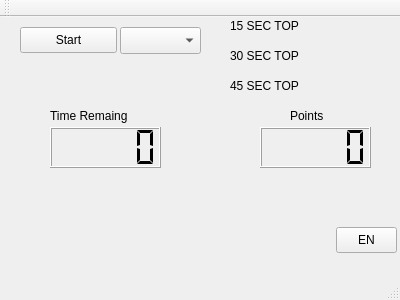
<?xml version="1.0" encoding="UTF-8"?>
<ui version="4.0">
 <class>MainWindow</class>
 <widget class="QMainWindow" name="MainWindow">
  <property name="geometry">
   <rect>
    <x>0</x>
    <y>0</y>
    <width>400</width>
    <height>300</height>
   </rect>
  </property>
  <property name="windowTitle">
   <string>MainWindow</string>
  </property>
  <widget class="QWidget" name="centralWidget">
   <widget class="QLabel" name="labelCurChar">
    <property name="geometry">
     <rect>
      <x>180</x>
      <y>160</y>
      <width>61</width>
      <height>71</height>
     </rect>
    </property>
    <property name="font">
     <font>
      <pointsize>40</pointsize>
     </font>
    </property>
    <property name="text">
     <string/>
    </property>
   </widget>
   <widget class="QPushButton" name="buttonStart">
    <property name="geometry">
     <rect>
      <x>20</x>
      <y>10</y>
      <width>97</width>
      <height>26</height>
     </rect>
    </property>
    <property name="text">
     <string>Start</string>
    </property>
   </widget>
   <widget class="QLCDNumber" name="lcdPoints">
    <property name="geometry">
     <rect>
      <x>260</x>
      <y>110</y>
      <width>111</width>
      <height>41</height>
     </rect>
    </property>
    <property name="segmentStyle">
     <enum>QLCDNumber::Flat</enum>
    </property>
   </widget>
   <widget class="QLCDNumber" name="lcdTimeRemaining">
    <property name="geometry">
     <rect>
      <x>50</x>
      <y>110</y>
      <width>111</width>
      <height>41</height>
     </rect>
    </property>
    <property name="smallDecimalPoint">
     <bool>false</bool>
    </property>
    <property name="segmentStyle">
     <enum>QLCDNumber::Flat</enum>
    </property>
   </widget>
   <widget class="QLabel" name="label">
    <property name="geometry">
     <rect>
      <x>290</x>
      <y>90</y>
      <width>67</width>
      <height>17</height>
     </rect>
    </property>
    <property name="text">
     <string>Points</string>
    </property>
   </widget>
   <widget class="QLabel" name="label_2">
    <property name="geometry">
     <rect>
      <x>50</x>
      <y>90</y>
      <width>131</width>
      <height>17</height>
     </rect>
    </property>
    <property name="text">
     <string>Time Remaing</string>
    </property>
   </widget>
   <widget class="QComboBox" name="comboBox">
    <property name="geometry">
     <rect>
      <x>120</x>
      <y>10</y>
      <width>81</width>
      <height>27</height>
     </rect>
    </property>
   </widget>
   <widget class="QLabel" name="label_3">
    <property name="geometry">
     <rect>
      <x>320</x>
      <y>0</y>
      <width>67</width>
      <height>17</height>
     </rect>
    </property>
    <property name="text">
     <string/>
    </property>
   </widget>
   <widget class="QLabel" name="label_4">
    <property name="geometry">
     <rect>
      <x>320</x>
      <y>30</y>
      <width>67</width>
      <height>17</height>
     </rect>
    </property>
    <property name="text">
     <string/>
    </property>
   </widget>
   <widget class="QLabel" name="label_5">
    <property name="geometry">
     <rect>
      <x>320</x>
      <y>60</y>
      <width>67</width>
      <height>17</height>
     </rect>
    </property>
    <property name="text">
     <string/>
    </property>
   </widget>
   <widget class="QLabel" name="label_6">
    <property name="geometry">
     <rect>
      <x>230</x>
      <y>0</y>
      <width>81</width>
      <height>17</height>
     </rect>
    </property>
    <property name="text">
     <string>15 SEC TOP </string>
    </property>
   </widget>
   <widget class="QLabel" name="label_7">
    <property name="geometry">
     <rect>
      <x>230</x>
      <y>30</y>
      <width>81</width>
      <height>17</height>
     </rect>
    </property>
    <property name="text">
     <string>30 SEC TOP</string>
    </property>
   </widget>
   <widget class="QLabel" name="label_8">
    <property name="geometry">
     <rect>
      <x>230</x>
      <y>60</y>
      <width>81</width>
      <height>17</height>
     </rect>
    </property>
    <property name="text">
     <string>45 SEC TOP</string>
    </property>
   </widget>
   <widget class="QPushButton" name="changeLangButton">
    <property name="geometry">
     <rect>
      <x>336</x>
      <y>210</y>
      <width>61</width>
      <height>26</height>
     </rect>
    </property>
    <property name="text">
     <string>EN</string>
    </property>
   </widget>
  </widget>
  <widget class="QMenuBar" name="menuBar">
   <property name="geometry">
    <rect>
     <x>0</x>
     <y>0</y>
     <width>400</width>
     <height>25</height>
    </rect>
   </property>
  </widget>
  <widget class="QToolBar" name="mainToolBar">
   <attribute name="toolBarArea">
    <enum>TopToolBarArea</enum>
   </attribute>
   <attribute name="toolBarBreak">
    <bool>false</bool>
   </attribute>
  </widget>
  <widget class="QStatusBar" name="statusBar"/>
 </widget>
 <layoutdefault spacing="6" margin="11"/>
 <resources/>
 <connections/>
</ui>
